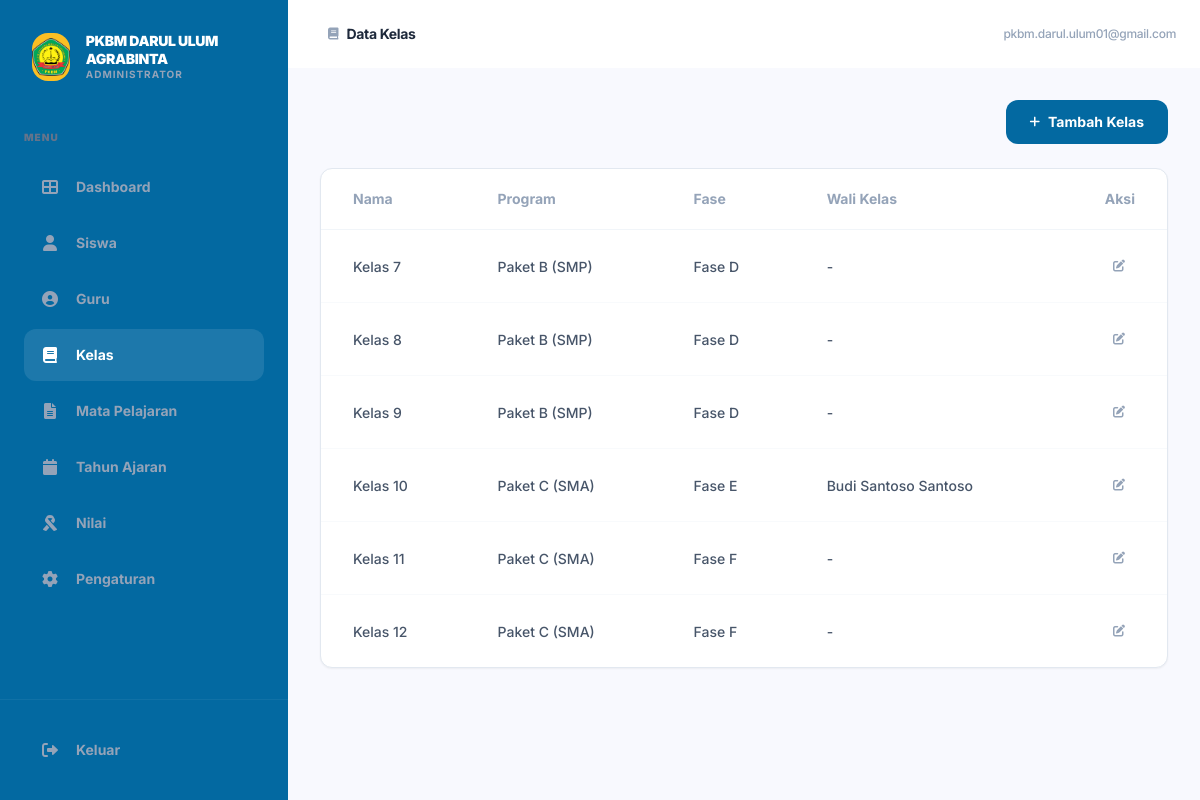
/classes/ (signed in), run on an earlier commit of the app's database.
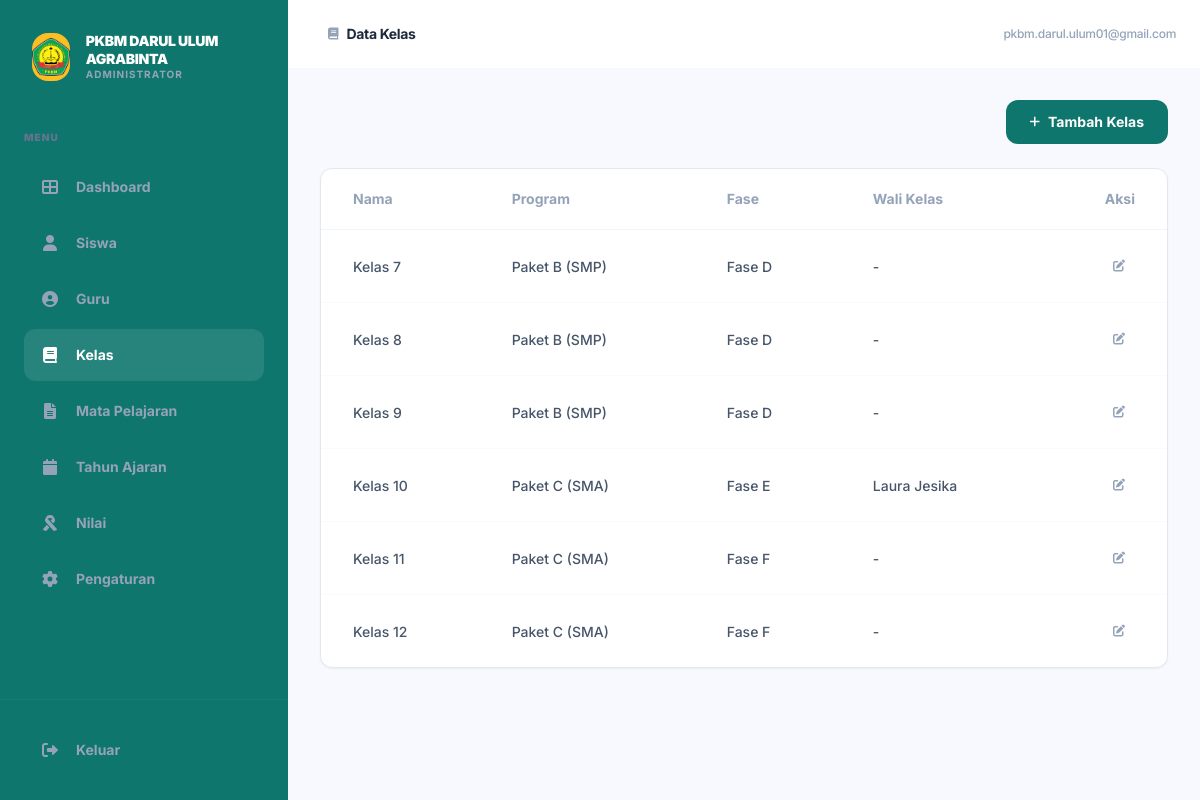
And on a later commit of the database.
### apps_main/models.py (models this page shows, shortened)
class SchoolProfile(models.Model):
    name = models.CharField(max_length=255, default="PKBM Darul Ulum Agrabinta")
    logo = models.ImageField(upload_to='school/', null=True, blank=True)
    principal_name = models.CharField(max_length=255)
    nip = models.CharField(max_length=50, blank=True, null=True)
    address = models.TextField()
    phone = models.CharField(max_length=20, blank=True, null=True)
    email = models.EmailField(blank=True, null=True)
    theme_color = models.CharField(max_length=20, default="#1e295b")
    signature = models.ImageField(upload_to='school/signature/', null=True, blank=True)
    stamp = models.ImageField(upload_to='school/stamp/', null=True, blank=True)

class ClassLevel(models.Model):
    PROGRAM_CHOICES = (
        ('PAKET_B', 'Paket B (SMP)'),
        ('PAKET_C', 'Paket C (SMA)'),
    )
    PHASE_CHOICES = (
        ('D', 'Fase D'),
        ('E', 'Fase E'),
        ('F', 'Fase F'),
    )
    name = models.CharField(max_length=50)
    program = models.CharField(max_length=20, choices=PROGRAM_CHOICES)
    phase = models.CharField(max_length=2, choices=PHASE_CHOICES)
    homeroom_teacher = models.ForeignKey('Teacher', on_delete=models.SET_NULL, null=True, blank=True, related_name='homeroom_classes')

class Teacher(models.Model):
    user = models.OneToOneField(User, on_delete=models.CASCADE, related_name='teacher_profile')
    nip = models.CharField(max_length=50, unique=True, null=True, blank=True)
    subjects = models.ManyToManyField(Subject, through='TeacherSubject')
    signature = models.ImageField(upload_to='teacher/signatures/', null=True, blank=True)

class User(AbstractUser):
    ROLE_CHOICES = (
        ('ADMIN', 'Super Admin'),
        ('TEACHER', 'Teacher'),
        ('STUDENT', 'Student'),
    )
    role = models.CharField(max_length=10, choices=ROLE_CHOICES, default='STUDENT')
    photo = models.ImageField(upload_to='user_photos/', null=True, blank=True)

### apps_main/views.py (the view, shortened to what this page needs)
# urls.py: path('classes/', views.manage_classes, name='manage_classes'),
@user_passes_test(is_admin)
def manage_classes(request):
    classes = ClassLevel.objects.all().order_by('program', 'name').select_related('homeroom_teacher__user')
    teachers = Teacher.objects.all().select_related('user').order_by('user__first_name')
    return render(request, 'apps_main/manage_classes.html', {
        'classes': classes,
        'teachers': teachers,
        'page_title': 'Manajemen Kelas'
    })

### apps_main/context_processors.py (called while the page is built)
def school_profile(request):
    school = SchoolProfile.objects.first()
    return {
        'school_profile': school
    }

### apps_main/views.py (called while the page is built)
def is_admin(user):
    return user.is_authenticated and user.role == 'ADMIN'

### templates/apps_main/manage_classes.html (shortened to what this page needs)
{% extends 'base.html' %}
{% block page_title %}Data Kelas{% endblock %}
{% block page_icon %}<i class="fas fa-book text-xs"></i>{% endblock %}
{% block content %}
<div class="space-y-6">
    <div class="flex justify-end">
        <button onclick="openClassModal()" class="inline-flex items-center px-6 py-3 bg-primary text-white rounded-xl font-bold text-sm hover:shadow-lg hover:shadow-slate-200 transition-all">
            <i class="fas fa-plus mr-2 text-xs"></i> Tambah Kelas
        </button>
    </div>
    <div class="bg-white rounded-xl shadow-sm border border-slate-200 overflow-hidden">
        <div class="overflow-x-auto">
            <table class="w-full text-left">
                <thead>
                    <tr class="text-slate-400 text-sm font-normal border-b border-slate-100">
                        <th class="px-8 py-5">Nama</th>
                        <th class="px-8 py-5">Program</th>
                        <th class="px-8 py-5">Fase</th>
                        <th class="px-8 py-5">Wali Kelas</th>
                        <th class="px-8 py-5 text-right">Aksi</th>
                    </tr>
                </thead>
                <tbody class="divide-y divide-slate-50">
                    {% for class in classes %}
                    <tr class="hover:bg-slate-50/30 transition-colors group">
                        <td class="px-8 py-5">
                            <span class="text-sm font-medium text-slate-600">{{ class.name }}</span>
                        </td>
                        <td class="px-8 py-5">
                            <span class="text-sm font-medium text-slate-600">{{ class.get_program_display }}</span>
                        </td>
                        <td class="px-8 py-5">
                            <span class="text-sm font-medium text-slate-600">Fase {{ class.phase }}</span>
                        </td>
                        <td class="px-8 py-5">
                            <span class="text-sm font-medium text-slate-600">{{ class.homeroom_teacher.user.get_full_name|default:"-" }}</span>
                        </td>
                        <td class="px-8 py-5 text-right">
                            <button onclick="editClass('{{ class.id }}')" class="inline-flex items-center justify-center w-8 h-8 text-slate-400 hover:text-primary hover:bg-primary/5 rounded-lg transition-all">
                                <i class="fas fa-edit text-xs"></i>
                            </button>
                        </td>
                    </tr>
                    {% empty %}
                    <tr>
                        <td colspan="4" class="px-8 py-20 text-center">
                            <p class="text-sm font-medium text-slate-400">Belum ada kelas</p>
                        </td>
                    </tr>
                    {% endfor %}
                </tbody>
            </table>
        </div>
    </div>
</div>
{% endblock %}

### templates/base.html (shortened to what the changed rows need)
<!DOCTYPE html>
<html lang="en">
<head>
    <script src="https://cdn.tailwindcss.com"></script>
    <link href="https://cdnjs.cloudflare.com/ajax/libs/font-awesome/6.0.0/css/all.min.css" rel="stylesheet">
</head>
<body class="bg-[#f8f9fe] text-[#1e293b]">
    {% if user.is_authenticated %}
    <div class="min-h-screen flex">
        <aside id="sidebar" class="w-72 bg-primary text-white flex-shrink-0 hidden md:flex flex-col fixed inset-y-0 left-0 z-50 md:relative transition-transform -translate-x-full md:translate-x-0">
            <div class="p-8 flex items-center justify-between">
                <div class="flex items-center space-x-4">
                    <div class="w-12 h-12 bg-[#fbbf24] rounded-2xl flex items-center justify-center text-primary text-2xl overflow-hidden">
                        {% if school_profile.logo %}
                            <img src="{{ school_profile.logo.url }}" class="w-full h-full object-contain">
                        {% else %}
                            <i class="fas fa-graduation-cap"></i>
                        {% endif %}
                    </div>
                    <div>
                        <h1 class="text-sm font-black tracking-tight leading-tight uppercase">{{ school_profile.name|default:'PKBM Darul Ulum' }}</h1>
                        <p class="text-[10px] text-slate-400 font-bold uppercase tracking-widest">Administrator</p>
                    </div>
                </div>
            </div>
            <div class="px-6 py-4">
                <p class="text-[10px] font-black text-slate-500 uppercase tracking-widest mb-4">Menu</p>
                <nav class="space-y-1">
                    <a href="{% url 'dashboard' %}" class="flex items-center space-x-4 p-4 rounded-xl {% if request.resolver_match.url_name == 'dashboard' %}bg-white/10 text-white{% else %}text-slate-400 hover:text-white transition{% endif %}">
                        <i class="fas fa-th-large w-5 text-center"></i>
                        <span class="text-sm font-bold">Dashboard</span>
                    </a>
                    {% if user.role == 'ADMIN' %}
                    <a href="{% url 'manage_students' %}" class="flex items-center space-x-4 p-4 rounded-xl {% if request.resolver_match.url_name == 'manage_students' %}bg-white/10 text-white{% else %}text-slate-400 hover:text-white transition{% endif %}">
                        <i class="fas fa-user w-5 text-center"></i>
                        <span class="text-sm font-bold">Siswa</span>
                    </a>
                    <a href="{% url 'manage_teachers' %}" class="flex items-center space-x-4 p-4 rounded-xl {% if request.resolver_match.url_name == 'manage_teachers' %}bg-white/10 text-white{% else %}text-slate-400 hover:text-white transition{% endif %}">
                        <i class="fas fa-user-circle w-5 text-center"></i>
                        <span class="text-sm font-bold">Guru</span>
                    </a>
                    <a href="{% url 'manage_classes' %}" class="flex items-center space-x-4 p-4 rounded-xl {% if request.resolver_match.url_name == 'manage_classes' %}bg-white/10 text-white{% else %}text-slate-400 hover:text-white transition{% endif %}">
                        <i class="fas fa-book w-5 text-center"></i>
                        <span class="text-sm font-bold">Kelas</span>
                    </a>
                    <a href="{% url 'manage_subjects' %}" class="flex items-center space-x-4 p-4 rounded-xl {% if request.resolver_match.url_name == 'manage_subjects' %}bg-white/10 text-white{% else %}text-slate-400 hover:text-white transition{% endif %}">
                        <i class="fas fa-file-alt w-5 text-center"></i>
                        <span class="text-sm font-bold">Mata Pelajaran</span>
                    </a>
                    <a href="{% url 'manage_academic_years' %}" class="flex items-center space-x-4 p-4 rounded-xl {% if request.resolver_match.url_name == 'manage_academic_years' %}bg-white/10 text-white{% else %}text-slate-400 hover:text-white transition{% endif %}">
                        <i class="fas fa-calendar w-5 text-center"></i>
                        <span class="text-sm font-bold">Tahun Ajaran</span>
                    </a>
                    <a href="{% url 'manage_grades' %}" class="flex items-center space-x-4 p-4 rounded-xl {% if request.resolver_match.url_name == 'manage_grades' %}bg-white/10 text-white{% else %}text-slate-400 hover:text-white transition{% endif %}">
                        <i class="fas fa-ribbon w-5 text-center"></i>
                        <span class="text-sm font-bold">Nilai</span>
                    </a>
                    <a href="{% url 'manage_settings' %}" class="flex items-center space-x-4 p-4 rounded-xl {% if request.resolver_match.url_name == 'manage_settings' %}bg-white/10 text-white{% else %}text-slate-400 hover:text-white transition{% endif %}">
                        <i class="fas fa-cog w-5 text-center"></i>
                        <span class="text-sm font-bold">Pengaturan</span>
                    </a>
                    {% endif %}
                </nav>
            </div>
            <div class="mt-auto p-6 border-t border-white/5">
                <form action="{% url 'logout' %}" method="post">
                    <button type="submit" class="flex items-center space-x-4 p-4 w-full text-slate-400 hover:text-white transition">
                        <i class="fas fa-sign-out-alt w-5 text-center"></i>
                        <span class="text-sm font-bold">Keluar</span>
                    </button>
                </form>
            </div>
        </aside>
        <main class="flex-1 flex flex-col min-w-0">
            <header class="bg-white p-6 flex justify-between items-center sticky top-0 z-10">
                <div class="flex items-center space-x-4">
                    <div class="flex items-center space-x-2 text-slate-400">
                        {% block page_icon %}<i class="fas fa-columns text-xs"></i>{% endblock %}
                        <span class="text-sm font-bold text-slate-800 tracking-tight">{% block page_title %}Dashboard{% endblock %}</span>
                    </div>
                </div>
                <div class="flex items-center space-x-4">
                    <p class="text-xs font-medium text-slate-400 tracking-tight">{{ user.email|default:user.username }}</p>
                </div>
            </header>
            <div class="p-8 flex-1 overflow-auto">
                {% block content %}{% endblock %}
            </div>
        </main>
    </div>
    {% else %}
    <div class="min-h-screen bg-slate-100 flex items-center justify-center p-4">
        {% block login_content %}{% endblock %}
    </div>
    {% endif %}
</body>
</html>

What changed in the data, as far as the page shows it:
changed ClassLevel "Kelas 10": homeroom_teacher.user.get_full_name "Budi Santoso Santoso" → "Laura Jesika"
